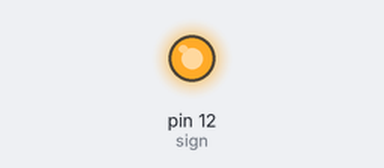
The sketch below on a simulated Arduino Uno, built with avr-gcc and run on an emulated ATmega328P. Shown: output pins drawn as LEDs (lit = HIGH).

Above: at 0.2 s.
At 11.2 s:
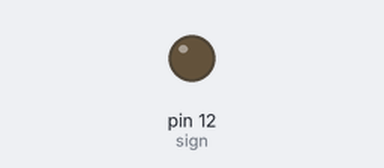
Timing chart, 0 to 16.3 s (numbered marks = the images above):
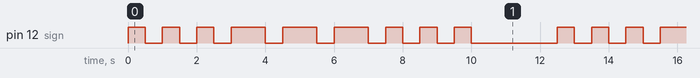

The sketch:

morse.ino
```cpp
#include <LiquidCrystal_I2C.h>
#include <Wire.h>

#define sign 12

void yin();
void yang();
void signO();
void signS();

void setup(){
  Serial.begin(9600);

  pinMode(sign, OUTPUT);
}

void loop(){
  signS();
  signO();
  signS();
  delay(2000);
}

void yin(){
  //짧은 신호
  digitalWrite(sign, HIGH);
  delay(500);
  digitalWrite(sign, LOW);
  delay(500);
}

void yang(){
  //긴 신호
  digitalWrite(sign, HIGH);
  delay(1000);
  digitalWrite(sign, LOW);
  delay(500);
}

void signO(){
  yang();
  yang();
  yang();
}

void signS(){
  yin();
  yin();
  yin();
}
```

morse.cpp
```cpp
#include "Arduino.h"
#include "morse.h"

morse::morse(int pin) {
  pinMode(pin, OUTPUT);
  _pin = pin;
}

/*void morse::yin() {
  //짧은 신호
  digitalWrite(_pin, HIGH);
  delay(500);
  digitalWrite(_pin, LOW);
  delay(500);
  }

  void morse::yang() {
  //긴 신호
  digitalWrite(_pin, HIGH);
  delay(1500);
  digitalWrite(_pin, LOW);
  delay(500);
  }*/

void morse::signal_A() {
  //짧은 신호
  digitalWrite(_pin, HIGH);
  delay(500);
  digitalWrite(_pin, LOW);
  delay(500);
  //긴 신호
  digitalWrite(_pin, HIGH);
  delay(1500);
  digitalWrite(_pin, LOW);
  delay(500);
}

void morse::signal_B() {
  //긴 신호
  digitalWrite(_pin, HIGH);
  delay(1500);
  digitalWrite(_pin, LOW);
  delay(500);
  //짧은 신호
  digitalWrite(_pin, HIGH);
  delay(500);
  digitalWrite(_pin, LOW);
  delay(500);
  //짧은 신호
  digitalWrite(_pin, HIGH);
  delay(500);
  digitalWrite(_pin, LOW);
  delay(500);
  //짧은 신호
  digitalWrite(_pin, HIGH);
  delay(500);
  digitalWrite(_pin, LOW);
  delay(500);
}

void morse::signal_C() {
  //긴 신호
  digitalWrite(_pin, HIGH);
  delay(1500);
  digitalWrite(_pin, LOW);
  delay(500);
  //짧은 신호
  digitalWrite(_pin, HIGH);
  delay(500);
  digitalWrite(_pin, LOW);
  delay(500);
  //긴 신호
  digitalWrite(_pin, HIGH);
  delay(1500);
  digitalWrite(_pin, LOW);
  delay(500);
  //짧은 신호
  digitalWrite(_pin, HIGH);
  delay(500);
  digitalWrite(_pin, LOW);
  delay(500);
}

void morse::signal_D() {
  //긴 신호
  digitalWrite(_pin, HIGH);
  delay(1500);
  digitalWrite(_pin, LOW);
  delay(500);
  //짧은 신호
  digitalWrite(_pin, HIGH);
  delay(500);
  digitalWrite(_pin, LOW);
  delay(500);
  //짧은 신호
  digitalWrite(_pin, HIGH);
  delay(500);
  digitalWrite(_pin, LOW);
  delay(500);
}

void morse::signal_E() {
  //짧은 신호
  digitalWrite(_pin, HIGH);
  delay(500);
  digitalWrite(_pin, LOW);
  delay(500);
}

void morse::signal_F() {
  //짧은 신호
  digitalWrite(_pin, HIGH);
  delay(500);
  digitalWrite(_pin, LOW);
  delay(500);
  //짧은 신호
  digitalWrite(_pin, HIGH);
  delay(500);
  digitalWrite(_pin, LOW);
  delay(500);
  //긴 신호
  digitalWrite(_pin, HIGH);
  delay(1500);
  digitalWrite(_pin, LOW);
  delay(500);
  //짧은 신호
  digitalWrite(_pin, HIGH);
  delay(500);
  digitalWrite(_pin, LOW);
  delay(500);
}

void morse::signal_G() {
  //긴 신호
  digitalWrite(_pin, HIGH);
  delay(1500);
  digitalWrite(_pin, LOW);
  delay(500);
  //긴 신호
  digitalWrite(_pin, HIGH);
  delay(1500);
  digitalWrite(_pin, LOW);
  delay(500);
  //짧은 신호
  digitalWrite(_pin, HIGH);
  delay(500);
  digitalWrite(_pin, LOW);
  delay(500);
}

void morse::signal_H() {
  //짧은 신호
  digitalWrite(_pin, HIGH);
  delay(500);
  digitalWrite(_pin, LOW);
  delay(500);
  //짧은 신호
  digitalWrite(_pin, HIGH);
  delay(500);
  digitalWrite(_pin, LOW);
  delay(500);
  //짧은 신호
  digitalWrite(_pin, HIGH);
  delay(500);
  digitalWrite(_pin, LOW);
  delay(500);
  //짧은 신호
  digitalWrite(_pin, HIGH);
  delay(500);
  digitalWrite(_pin, LOW);
  delay(500);
}

void morse::signal_I() {
  //짧은 신호
  digitalWrite(_pin, HIGH);
  delay(500);
  digitalWrite(_pin, LOW);
  delay(500);
  //짧은 신호
  digitalWrite(_pin, HIGH);
  delay(500);
  digitalWrite(_pin, LOW);
  delay(500);
}

void morse::signal_J() {
  //짧은 신호
  digitalWrite(_pin, HIGH);
  delay(500);
  digitalWrite(_pin, LOW);
  delay(500);
  //긴 신호
  digitalWrite(_pin, HIGH);
  delay(1500);
  digitalWrite(_pin, LOW);
  delay(500);
  //긴 신호
  digitalWrite(_pin, HIGH);
  delay(1500);
  digitalWrite(_pin, LOW);
  delay(500);
  //긴 신호
  digitalWrite(_pin, HIGH);
  delay(1500);
  digitalWrite(_pin, LOW);
  delay(500);
}

void morse::signal_K() {
  //긴 신호
  digitalWrite(_pin, HIGH);
  delay(1500);
  digitalWrite(_pin, LOW);
  delay(500);
  //짧은 신호
  digitalWrite(_pin, HIGH);
  delay(500);
  digitalWrite(_pin, LOW);
  delay(500);
  //긴 신호
  digitalWrite(_pin, HIGH);
  delay(1500);
  digitalWrite(_pin, LOW);
  delay(500);
}

void morse::signal_L() {
  //짧은 신호
  digitalWrite(_pin, HIGH);
  delay(500);
  digitalWrite(_pin, LOW);
  delay(500);
  //긴 신호
  digitalWrite(_pin, HIGH);
  delay(1500);
  digitalWrite(_pin, LOW);
  delay(500);
  //짧은 신호
  digitalWrite(_pin, HIGH);
  delay(500);
  digitalWrite(_pin, LOW);
  delay(500);
  //짧은 신호
  digitalWrite(_pin, HIGH);
  delay(500);
  digitalWrite(_pin, LOW);
  delay(500);
}

void morse::signal_M() {
  //긴 신호
  digitalWrite(_pin, HIGH);
  delay(1500);
  digitalWrite(_pin, LOW);
  delay(500);
  //긴 신호
  digitalWrite(_pin, HIGH);
  delay(1500);
  digitalWrite(_pin, LOW);
  delay(500);
}

void morse::signal_N() {
  //긴 신호
  digitalWrite(_pin, HIGH);
  delay(1500);
  digitalWrite(_pin, LOW);
  delay(500);
  //짧은 신호
  digitalWrite(_pin, HIGH);
  delay(500);
  digitalWrite(_pin, LOW);
  delay(500);
}

void morse::signal_O() {
  //긴 신호
  digitalWrite(_pin, HIGH);
  delay(1500);
  digitalWrite(_pin, LOW);
  delay(500);
  //긴 신호
  digitalWrite(_pin, HIGH);
  delay(1500);
  digitalWrite(_pin, LOW);
  delay(500);
  //긴 신호
  digitalWrite(_pin, HIGH);
  delay(1500);
  digitalWrite(_pin, LOW);
  delay(500);
}

void morse::signal_P() {
  //짧은 신호
  digitalWrite(_pin, HIGH);
  delay(500);
  digitalWrite(_pin, LOW);
  delay(500);
  //긴 신호
  digitalWrite(_pin, HIGH);
  delay(1500);
  digitalWrite(_pin, LOW);
  delay(500);
  //긴 신호
  digitalWrite(_pin, HIGH);
  delay(1500);
  digitalWrite(_pin, LOW);
  delay(500);
  //짧은 신호
  digitalWrite(_pin, HIGH);
  delay(500);
  digitalWrite(_pin, LOW);
  delay(500);
}

void morse::signal_Q() {
  //긴 신호
  digitalWrite(_pin, HIGH);
  delay(1500);
  digitalWrite(_pin, LOW);
  delay(500);
  //긴 신호
  digitalWrite(_pin, HIGH);
  delay(1500);
  digitalWrite(_pin, LOW);
  delay(500);
  //짧은 신호
  digitalWrite(_pin, HIGH);
  delay(500);
  digitalWrite(_pin, LOW);
  delay(500);
  //긴 신호
  digitalWrite(_pin, HIGH);
  delay(1500);
  digitalWrite(_pin, LOW);
  delay(500);
}

void morse::signal_R() {
  //짧은 신호
  digitalWrite(_pin, HIGH);
  delay(500);
  digitalWrite(_pin, LOW);
  delay(500);
  //긴 신호
  digitalWrite(_pin, HIGH);
  delay(1500);
  digitalWrite(_pin, LOW);
  delay(500);
  //짧은 신호
  digitalWrite(_pin, HIGH);
  delay(500);
  digitalWrite(_pin, LOW);
  delay(500);
}

void morse::signal_S() {
  //짧은 신호
  digitalWrite(_pin, HIGH);
  delay(500);
  digitalWrite(_pin, LOW);
  delay(500);
  //짧은 신호
  digitalWrite(_pin, HIGH);
  delay(500);
  digitalWrite(_pin, LOW);
  delay(500);
  //짧은 신호
  digitalWrite(_pin, HIGH);
  delay(500);
  digitalWrite(_pin, LOW);
  delay(500);
}

void morse::signal_T() {
  //긴 신호
  digitalWrite(_pin, HIGH);
  delay(1500);
  digitalWrite(_pin, LOW);
  delay(500);
}

void morse::signal_U() {
  //짧은 신호
  digitalWrite(_pin, HIGH);
  delay(500);
  digitalWrite(_pin, LOW);
  delay(500);
  //짧은 신호
  digitalWrite(_pin, HIGH);
  delay(500);
  digitalWrite(_pin, LOW);
  delay(500);
  //긴 신호
  digitalWrite(_pin, HIGH);
  delay(1500);
  digitalWrite(_pin, LOW);
  delay(500);
}

void morse::signal_V() {
  //짧은 신호
  digitalWrite(_pin, HIGH);
  delay(500);
  digitalWrite(_pin, LOW);
  delay(500);
  //짧은 신호
  digitalWrite(_pin, HIGH);
  delay(500);
  digitalWrite(_pin, LOW);
  delay(500);
  //짧은 신호
  digitalWrite(_pin, HIGH);
  delay(500);
  digitalWrite(_pin, LOW);
  delay(500);
  //긴 신호
  digitalWrite(_pin, HIGH);
  delay(1500);
  digitalWrite(_pin, LOW);
  delay(500);
}

void morse::signal_W() {
  //짧은 신호
  digitalWrite(_pin, HIGH);
  delay(500);
  digitalWrite(_pin, LOW);
  delay(500);
  //긴 신호
  digitalWrite(_pin, HIGH);
  delay(1500);
  digitalWrite(_pin, LOW);
  delay(500);
  //긴 신호
  digitalWrite(_pin, HIGH);
  delay(1500);
  digitalWrite(_pin, LOW);
  delay(500);
}

void morse::signal_X() {
  //긴 신호
  digitalWrite(_pin, HIGH);
  delay(1500);
  digitalWrite(_pin, LOW);
  delay(500);
  //짧은 신호
  digitalWrite(_pin, HIGH);
  delay(500);
  digitalWrite(_pin, LOW);
  delay(500);
  //짧은 신호
  digitalWrite(_pin, HIGH);
  delay(500);
  digitalWrite(_pin, LOW);
  delay(500);
  //긴 신호
  digitalWrite(_pin, HIGH);
  delay(1500);
  digitalWrite(_pin, LOW);
  delay(500);
}

void morse::signal_Y() {
  //긴 신호
  digitalWrite(_pin, HIGH);
  delay(1500);
  digitalWrite(_pin, LOW);
  delay(500);
  //짧은 신호
  digitalWrite(_pin, HIGH);
  delay(500);
  digitalWrite(_pin, LOW);
  delay(500);
  //긴 신호
  digitalWrite(_pin, HIGH);
  delay(1500);
  digitalWrite(_pin, LOW);
  delay(500);
  //긴 신호
  digitalWrite(_pin, HIGH);
  delay(1500);
  digitalWrite(_pin, LOW);
  delay(500);
}

void morse::signal_Z() {
  //긴 신호
  digitalWrite(_pin, HIGH);
  delay(1500);
  digitalWrite(_pin, LOW);
  delay(500);
  //긴 신호
  digitalWrite(_pin, HIGH);
  delay(1500);
  digitalWrite(_pin, LOW);
  delay(500);
  //짧은 신호
  digitalWrite(_pin, HIGH);
  delay(500);
  digitalWrite(_pin, LOW);
  delay(500);
  //짧은 신호
  digitalWrite(_pin, HIGH);
  delay(500);
  digitalWrite(_pin, LOW);
  delay(500);
}


//아라비아숫자 메소드
void morse::signal_1() {
  //짧은 신호
  digitalWrite(_pin, HIGH);
  delay(500);
  digitalWrite(_pin, LOW);
  delay(500);
  //긴 신호
  digitalWrite(_pin, HIGH);
  delay(1500);
  digitalWrite(_pin, LOW);
  delay(500);
  //긴 신호
  digitalWrite(_pin, HIGH);
  delay(1500);
  digitalWrite(_pin, LOW);
  delay(500);
  //긴 신호
  digitalWrite(_pin, HIGH);
  delay(1500);
  digitalWrite(_pin, LOW);
  delay(500);
  //긴 신호
  digitalWrite(_pin, HIGH);
  delay(1500);
  digitalWrite(_pin, LOW);
  delay(500);
}

void morse::signal_2() {
  //짧은 신호
  digitalWrite(_pin, HIGH);
  delay(500);
  digitalWrite(_pin, LOW);
  delay(500);
  //짧은 신호
  digitalWrite(_pin, HIGH);
  delay(500);
  digitalWrite(_pin, LOW);
  delay(500);
  //긴 신호
  digitalWrite(_pin, HIGH);
  delay(1500);
  digitalWrite(_pin, LOW);
  delay(500);
  //긴 신호
  digitalWrite(_pin, HIGH);
  delay(1500);
  digitalWrite(_pin, LOW);
  delay(500);
  //긴 신호
  digitalWrite(_pin, HIGH);
  delay(1500);
  digitalWrite(_pin, LOW);
  delay(500);
}

void morse::signal_3() {
  //짧은 신호
  digitalWrite(_pin, HIGH);
  delay(500);
  digitalWrite(_pin, LOW);
  delay(500);
  //짧은 신호
  digitalWrite(_pin, HIGH);
  delay(500);
  digitalWrite(_pin, LOW);
  delay(500);
  //짧은 신호
  digitalWrite(_pin, HIGH);
  delay(500);
  digitalWrite(_pin, LOW);
  delay(500);
  //긴 신호
  digitalWrite(_pin, HIGH);
  delay(1500);
  digitalWrite(_pin, LOW);
  delay(500);
  //긴 신호
  digitalWrite(_pin, HIGH);
  delay(1500);
  digitalWrite(_pin, LOW);
  delay(500);
}

void morse::signal_4() {
  //짧은 신호
  digitalWrite(_pin, HIGH);
  delay(500);
  digitalWrite(_pin, LOW);
  delay(500);
  //짧은 신호
  digitalWrite(_pin, HIGH);
  delay(500);
  digitalWrite(_pin, LOW);
  delay(500);
  //짧은 신호
  digitalWrite(_pin, HIGH);
  delay(500);
  digitalWrite(_pin, LOW);
  delay(500);
  //짧은 신호
  digitalWrite(_pin, HIGH);
  delay(500);
  digitalWrite(_pin, LOW);
  delay(500);
  //긴 신호
  digitalWrite(_pin, HIGH);
  delay(1500);
  digitalWrite(_pin, LOW);
  delay(500);
}

void morse::signal_5() {
  //짧은 신호
  digitalWrite(_pin, HIGH);
  delay(500);
  digitalWrite(_pin, LOW);
  delay(500);
  //짧은 신호
  digitalWrite(_pin, HIGH);
  delay(500);
  digitalWrite(_pin, LOW);
  delay(500);
  //짧은 신호
  digitalWrite(_pin, HIGH);
  delay(500);
  digitalWrite(_pin, LOW);
  delay(500);
  //짧은 신호
  digitalWrite(_pin, HIGH);
  delay(500);
  digitalWrite(_pin, LOW);
  delay(500);
  //짧은 신호
  digitalWrite(_pin, HIGH);
  delay(500);
  digitalWrite(_pin, LOW);
  delay(500);
}

void morse::signal_6() {
  //긴 신호
  digitalWrite(_pin, HIGH);
  delay(1500);
  digitalWrite(_pin, LOW);
  delay(500);
  //짧은 신호
  digitalWrite(_pin, HIGH);
  delay(500);
  digitalWrite(_pin, LOW);
  delay(500);
  //짧은 신호
  digitalWrite(_pin, HIGH);
  delay(500);
  digitalWrite(_pin, LOW);
  delay(500);
  //짧은 신호
  digitalWrite(_pin, HIGH);
  delay(500);
  digitalWrite(_pin, LOW);
  delay(500);
  //짧은 신호
  digitalWrite(_pin, HIGH);
  delay(500);
  digitalWrite(_pin, LOW);
  delay(500);
}

void morse::signal_7() {
  //긴 신호
  digitalWrite(_pin, HIGH);
  delay(1500);
  digitalWrite(_pin, LOW);
  delay(500);
  //긴 신호
  digitalWrite(_pin, HIGH);
  delay(1500);
  digitalWrite(_pin, LOW);
  delay(500);
  //짧은 신호
  digitalWrite(_pin, HIGH);
  delay(500);
  digitalWrite(_pin, LOW);
  delay(500);
  //짧은 신호
  digitalWrite(_pin, HIGH);
  delay(500);
  digitalWrite(_pin, LOW);
  delay(500);
  //짧은 신호
  digitalWrite(_pin, HIGH);
  delay(500);
  digitalWrite(_pin, LOW);
  delay(500);
}

void morse::signal_8() {
  //긴 신호
  digitalWrite(_pin, HIGH);
  delay(1500);
  digitalWrite(_pin, LOW);
  delay(500);
  //긴 신호
  digitalWrite(_pin, HIGH);
  delay(1500);
  digitalWrite(_pin, LOW);
  delay(500);
  //긴 신호
  digitalWrite(_pin, HIGH);
  delay(1500);
  digitalWrite(_pin, LOW);
  delay(500);
  //짧은 신호
  digitalWrite(_pin, HIGH);
  delay(500);
  digitalWrite(_pin, LOW);
  delay(500);
  //짧은 신호
  digitalWrite(_pin, HIGH);
  delay(500);
  digitalWrite(_pin, LOW);
  delay(500);
}

void morse::signal_9() {
  //긴 신호
  digitalWrite(_pin, HIGH);
  delay(1500);
  digitalWrite(_pin, LOW);
  delay(500);
  //긴 신호
  digitalWrite(_pin, HIGH);
  delay(1500);
  digitalWrite(_pin, LOW);
  delay(500);
  //긴 신호
  digitalWrite(_pin, HIGH);
  delay(1500);
  digitalWrite(_pin, LOW);
  delay(500);
  //긴 신호
  digitalWrite(_pin, HIGH);
  delay(1500);
  digitalWrite(_pin, LOW);
  delay(500);
  //짧은 신호
  digitalWrite(_pin, HIGH);
  delay(500);
  digitalWrite(_pin, LOW);
  delay(500);
}

void morse::signal_0() {
  //긴 신호
  digitalWrite(_pin, HIGH);
  delay(1500);
  digitalWrite(_pin, LOW);
  delay(500);
  //긴 신호
  digitalWrite(_pin, HIGH);
  delay(1500);
  digitalWrite(_pin, LOW);
  delay(500);
  //긴 신호
  digitalWrite(_pin, HIGH);
  delay(1500);
  digitalWrite(_pin, LOW);
  delay(500);
  //긴 신호
  digitalWrite(_pin, HIGH);
  delay(1500);
  digitalWrite(_pin, LOW);
  delay(500);
  //긴 신호
  digitalWrite(_pin, HIGH);
  delay(1500);
  digitalWrite(_pin, LOW);
  delay(500);
}
```

morse.h
```cpp
#ifndef morse_h
#define morse_h

#include "Arduino.h"

class morse {
  public:
    morse(int pin);
    //void yin();
    //void yang();

    //영문자 메소드
    void signal_A();
    void signal_B();
    void signal_C();
    void signal_D();
    void signal_E();
    void signal_F();
    void signal_G();
    void signal_H();
    void signal_I();
    void signal_J();
    void signal_K();
    void signal_L();
    void signal_M();
    void signal_N();
    void signal_O();
    void signal_P();
    void signal_Q();
    void signal_R();
    void signal_S();
    void signal_T();
    void signal_U();
    void signal_V();
    void signal_W();
    void signal_X();
    void signal_Y();
    void signal_Z();

    //아라비아숫자 메소드
    void signal_1();
    void signal_2();
    void signal_3();
    void signal_4();
    void signal_5();
    void signal_6();
    void signal_7();
    void signal_8();
    void signal_9();
    void signal_0();

  private:
    int _pin;
};

#endif
```

Measured:
- by itself, pin 12 (sign): repeats every 12.5 s: 2 × (LOW 0.50 s, HIGH 0.50 s), 3 × (LOW 0.50 s, HIGH 1.0 s), 3 × (LOW 0.50 s, HIGH 0.50 s), LOW 2.5 s, HIGH 0.50 s
- by itself, everything shown: repeats every 12.5 s, in 18 steps
